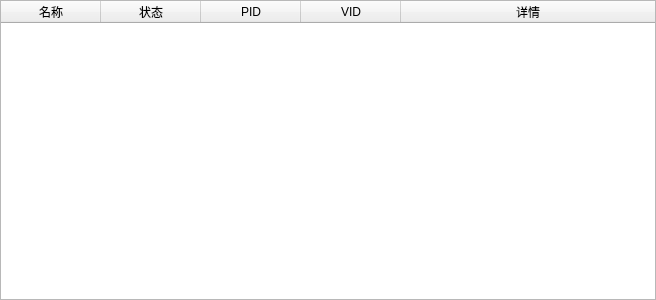
<?xml version="1.0" encoding="UTF-8"?>
<ui version="4.0">
 <class>serial_tool</class>
 <widget class="QWidget" name="serial_tool">
  <property name="geometry">
   <rect>
    <x>0</x>
    <y>0</y>
    <width>656</width>
    <height>300</height>
   </rect>
  </property>
  <property name="sizePolicy">
   <sizepolicy hsizetype="Expanding" vsizetype="Expanding">
    <horstretch>0</horstretch>
    <verstretch>0</verstretch>
   </sizepolicy>
  </property>
  <property name="windowTitle">
   <string>Form</string>
  </property>
  <layout class="QGridLayout" name="gridLayout">
   <property name="leftMargin">
    <number>0</number>
   </property>
   <property name="topMargin">
    <number>0</number>
   </property>
   <property name="rightMargin">
    <number>0</number>
   </property>
   <property name="bottomMargin">
    <number>0</number>
   </property>
   <property name="spacing">
    <number>0</number>
   </property>
   <item row="0" column="0">
    <widget class="QTableWidget" name="tableWidget">
     <property name="horizontalScrollBarPolicy">
      <enum>Qt::ScrollBarAlwaysOff</enum>
     </property>
     <property name="editTriggers">
      <set>QAbstractItemView::NoEditTriggers</set>
     </property>
     <property name="selectionMode">
      <enum>QAbstractItemView::NoSelection</enum>
     </property>
     <attribute name="horizontalHeaderCascadingSectionResizes">
      <bool>false</bool>
     </attribute>
     <attribute name="horizontalHeaderStretchLastSection">
      <bool>true</bool>
     </attribute>
     <attribute name="verticalHeaderStretchLastSection">
      <bool>false</bool>
     </attribute>
     <column>
      <property name="text">
       <string>名称</string>
      </property>
     </column>
     <column>
      <property name="text">
       <string>状态</string>
      </property>
     </column>
     <column>
      <property name="text">
       <string>PID</string>
      </property>
     </column>
     <column>
      <property name="text">
       <string>VID</string>
      </property>
     </column>
     <column>
      <property name="text">
       <string>详情</string>
      </property>
     </column>
    </widget>
   </item>
  </layout>
 </widget>
 <resources/>
 <connections/>
</ui>
